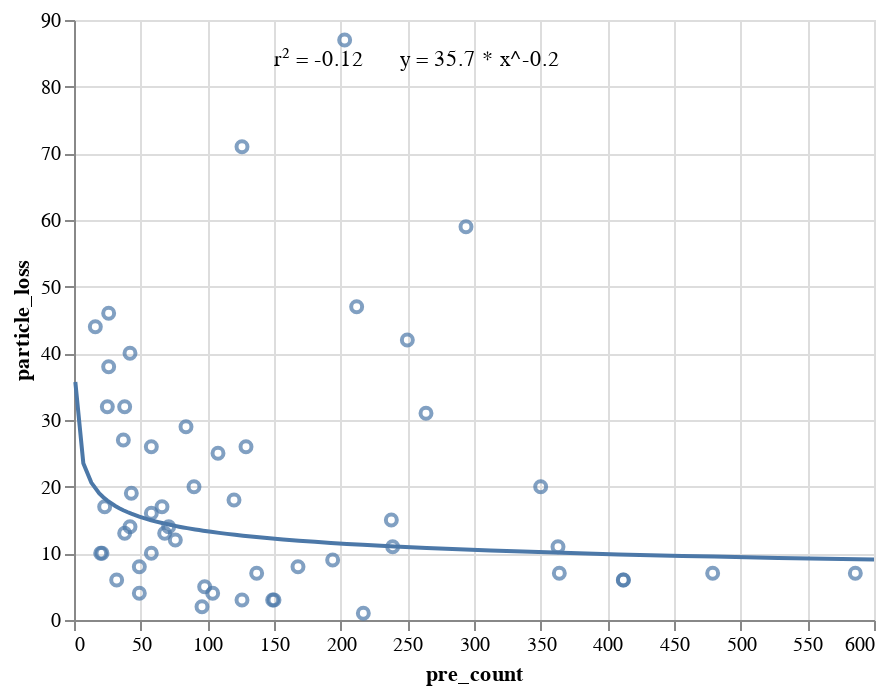

Write notebook code for a chart like this one.
### Code cell
chart = alt.Chart(semiMelted_wafers.loc[(semiMelted_wafers['mode'] == 'non_corrected') & (semiMelted_wafers['BDI'] < 64)]).mark_point().encode(
    x='pre_count',
    y='particle_loss'
)

reg = chart.transform_regression('pre_count', 'particle_loss', extent=[1, 600], method='pow').mark_line()

band = reg.mark_errorband(extent='ci').encode(
    x='pre_count',
    y='particle_loss'
)

regParams = chart.transform_regression('pre_count', 'particle_loss', method='pow', params=True).mark_text(align='left', lineBreak='\n').encode(
    x=alt.value(100),  # pixels from left
    y=alt.value(20),  # pixels from top
    text='params:N'
).transform_calculate(
    params='"r² = " + round(datum.rSquared * 100)/100 + "      y = " + round(datum.coef[0] * 10)/10 + " * x^" + round(datum.coef[1] * 10)/10'
)

chart + reg + band + regParams

### Figure 1 — Vega-Lite specification as saved in the notebook (floating-point values rounded to 4 significant figures)
{"config": {"view": {"continuousWidth": 400, "continuousHeight": 300}}, "layer": [{"mark": "point", "encoding": {"x": {"type": "quantitative", "field": "pre_count"}, "y": {"type": "quantitative", "field": "particle_loss"}}}, {"mark": "line", "encoding": {"x": {"type": "quantitative", "field": "pre_count"}, "y": {"type": "quantitative", "field": "particle_loss"}}, "transform": [{"on": "pre_count", "regression": "particle_loss", "extent": [1, 600], "method": "pow"}]}, {"mark": {"type": "errorband", "extent": "ci"}, "encoding": {"x": {"type": "quantitative", "field": "pre_count"}, "y": {"type": "quantitative", "field": "particle_loss"}}, "transform": [{"on": "pre_count", "regression": "particle_loss", "extent": [1, 600], "method": "pow"}]}, {"mark": {"type": "text", "align": "left", "lineBreak": "\n"}, "encoding": {"text": {"type": "nominal", "field": "params"}, "x": {"value": 100}, "y": {"value": 20}}, "transform": [{"on": "pre_count", "regression": "particle_loss", "method": "pow", "params": true}, {"calculate": "\"r² = \" + round(datum.rSquared * 100)/100 + \"      y = \" + round(datum.coef[0] * 10)/10 + \" * x^\" + round(datum.coef[1] * 10)/10", "as": "params"}]}], "data": {"name": "data-0cb2bb375e79141af0ddbc68b2067457"}, "$schema": "https://vega.github.io/schema/vega-lite/v4.8.1.json", "datasets": {"data-0cb2bb375e79141af0ddbc68b2067457": [{"Unnamed: 0": 10, "wafer": "w64", "polymer": "ABS", "treatment": "H2O2", "pre_count": 38.0, "post_count": 34.0, "matched_count": 26.0, "pre_background": 29.0, "post_background": 13.0, "process_time": 1.2, "pre_area_matched": 3025.0, "post_area_matched": 3507.0, "particle_loss": 32.0, "area_change": 16.0, "mode": "non_corrected", "BDI": 58.0}, {"Unnamed: 0": 13, "wafer": "w67", "polymer": "ABS", "treatment": "Pentane", "pre_count": 120.0, "post_count": 112.0, "matched_count": 98.0, "pre_background": 18.0, "post_background": 24.0, "process_time": 13.3, "pre_area_matched": 4088.0, "post_area_matched": 5397.0, "particle_loss": 18.0, "area_change": 32.0, "mode": "non_corrected", "BDI": 48.0}, {"Unnamed: 0": 14, "wafer": "w63", "polymer": "ABS", "treatment": "water", "pre_count": 58.0, "post_count": 48.0, "matched_count": 43.0, "pre_background": 15.0, "post_background": 14.0, "process_time": 2.7, "pre_area_matched": 4101.0, "post_area_matched": 3392.0, "particle_loss": 26.0, "area_change": -17.0, "mode": "non_corrected", "BDI": 30.0}, {"Unnamed: 0": 0, "wafer": "w85", "polymer": "Acrylate", "treatment": "H2O2", "pre_count": 49.0, "post_count": 52.0, "matched_count": 47.0, "pre_background": 1.0, "post_background": 1.0, "process_time": 2.3, "pre_area_matched": 5363.0, "post_area_matched": 6119.0, "particle_loss": 4.0, "area_change": 14.0, "mode": "non_corrected", "BDI": 2.0}, {"Unnamed: 0": 1, "wafer": "w84", "polymer": "Acrylate", "treatment": "KOH", "pre_count": 43.0, "post_count": 36.0, "matched_count": 35.0, "pre_background": 1.0, "post_background": 1.0, "process_time": 3.5, "pre_area_matched": 10720.0, "post_area_matched": 12940.0, "particle_loss": 19.0, "area_change": 21.0, "mode": "non_corrected", "BDI": 2.0}, {"Unnamed: 0": 2, "wafer": "w83", "polymer": "Acrylate", "treatment": "SPT", "pre_count": 104.0, "post_count": 124.0, "matched_count": 100.0, "pre_background": 2.0, "post_background": 1.0, "process_time": 3.4, "pre_area_matched": 8528.0, "post_area_matched": 7618.0, "particle_loss": 4.0, "area_change": -11.0, "mode": "non_corrected", "BDI": 4.0}, {"Unnamed: 0": 3, "wafer": "w86", "polymer": "Acrylate", "treatment": "Pentane", "pre_count": 98.0, "post_count": 114.0, "matched_count": 93.0, "pre_background": 1.0, "post_background": 0.0, "process_time": 4.3, "pre_area_matched": 8066.0, "post_area_matched": 8818.0, "particle_loss": 5.0, "area_change": 9.0, "mode": "non_corrected", "BDI": 2.0}, {"Unnamed: 0": 4, "wafer": "w82", "polymer": "Acrylate", "treatment": "water", "pre_count": 150.0, "post_count": 147.0, "matched_count": 145.0, "pre_background": 1.0, "post_background": 1.0, "process_time": 3.9, "pre_area_matched": 8118.0, "post_area_matched": 8626.0, "particle_loss": 3.0, "area_change": 6.0, "mode": "non_corrected", "BDI": 2.0}, {"Unnamed: 0": 15, "wafer": "w79", "polymer": "EVA", "treatment": "H2O2", "pre_count": 71.0, "post_count": 67.0, "matched_count": 61.0, "pre_background": 4.0, "post_background": 1.0, "process_time": 5.1, "pre_area_matched": 6908.0, "post_area_matched": 9396.0, "particle_loss": 14.0, "area_change": 36.0, "mode": "non_corrected", "BDI": 8.0}, {"Unnamed: 0": 16, "wafer": "w78", "polymer": "EVA", "treatment": "KOH", "pre_count": 76.0, "post_count": 77.0, "matched_count": 67.0, "pre_background": 4.0, "post_background": 3.0, "process_time": 5.5, "pre_area_matched": 4617.0, "post_area_matched": 4379.0, "particle_loss": 12.0, "area_change": -5.0, "mode": "non_corrected", "BDI": 8.0}, {"Unnamed: 0": 17, "wafer": "w77", "polymer": "EVA", "treatment": "SPT", "pre_count": 49.0, "post_count": 46.0, "matched_count": 45.0, "pre_background": 7.0, "post_background": 5.0, "process_time": 4.6, "pre_area_matched": 5041.0, "post_area_matched": 5637.0, "particle_loss": 8.0, "area_change": 12.0, "mode": "non_corrected", "BDI": 14.0}, {"Unnamed: 0": 18, "wafer": "w80", "polymer": "EVA", "treatment": "Pentane", "pre_count": 32.0, "post_count": 33.0, "matched_count": 30.0, "pre_background": 4.0, "post_background": 3.0, "process_time": 4.2, "pre_area_matched": 7670.0, "post_area_matched": 7272.0, "particle_loss": 6.0, "area_change": -5.0, "mode": "non_corrected", "BDI": 8.0}, {"Unnamed: 0": 19, "wafer": "w76", "polymer": "EVA", "treatment": "water", "pre_count": 58.0, "post_count": 65.0, "matched_count": 52.0, "pre_background": 6.0, "post_background": 6.0, "process_time": 11.8, "pre_area_matched": 5353.0, "post_area_matched": 5478.0, "particle_loss": 10.0, "area_change": 2.0, "mode": "non_corrected", "BDI": 12.0}, {"Unnamed: 0": 5, "wafer": "w91", "polymer": "Epoxy", "treatment": "H2O2", "pre_count": 212.0, "post_count": 142.0, "matched_count": 112.0, "pre_background": 0.0, "post_background": 0.0, "process_time": 9.0, "pre_area_matched": 2330.0, "post_area_matched": 2486.0, "particle_loss": 47.0, "area_change": 7.0, "mode": "non_corrected", "BDI": 0.0}, {"Unnamed: 0": 6, "wafer": "w90", "polymer": "Epoxy", "treatment": "KOH", "pre_count": 239.0, "post_count": 216.0, "matched_count": 212.0, "pre_background": 3.0, "post_background": 2.0, "process_time": 7.5, "pre_area_matched": 5619.0, "post_area_matched": 6029.0, "particle_loss": 11.0, "area_change": 7.0, "mode": "non_corrected", "BDI": 6.0}, {"Unnamed: 0": 7, "wafer": "w89", "polymer": "Epoxy", "treatment": "SPT", "pre_count": 68.0, "post_count": 60.0, "matched_count": 59.0, "pre_background": 3.0, "post_background": 3.0, "process_time": 0.9, "pre_area_matched": 3293.0, "post_area_matched": 3262.0, "particle_loss": 13.0, "area_change": -1.0, "mode": "non_corrected", "BDI": 6.0}, {"Unnamed: 0": 8, "wafer": "w92", "polymer": "Epoxy", "treatment": "Pentane", "pre_count": 350.0, "post_count": 301.0, "matched_count": 279.0, "pre_background": 2.0, "post_background": 0.0, "process_time": 10.4, "pre_area_matched": 2158.0, "post_area_matched": 1960.0, "particle_loss": 20.0, "area_change": -9.0, "mode": "non_corrected", "BDI": 4.0}, {"Unnamed: 0": 9, "wafer": "w88", "polymer": "Epoxy", "treatment": "water", "pre_count": 84.0, "post_count": 62.0, "matched_count": 60.0, "pre_background": 5.0, "post_background": 4.0, "process_time": 0.9, "pre_area_matched": 3636.0, "post_area_matched": 3072.0, "particle_loss": 29.0, "area_change": -16.0, "mode": "non_corrected", "BDI": 10.0}, {"Unnamed: 0": 21, "wafer": "w13", "polymer": "LDPE", "treatment": "H2O2", "pre_count": 264.0, "post_count": 219.0, "matched_count": 182.0, "pre_background": 4.0, "post_background": 8.0, "process_time": 11.6, "pre_area_matched": 3777.0, "post_area_matched": 3565.0, "particle_loss": 31.0, "area_change": -6.0, "mode": "non_corrected", "BDI": 16.0}, {"Unnamed: 0": 22, "wafer": "w02b", "polymer": "LDPE", "treatment": "KOH", "pre_count": 168.0, "post_count": 171.0, "matched_count": 155.0, "pre_background": 8.0, "post_background": 7.0, "process_time": 16.5, "pre_area_matched": 5645.0, "post_area_matched": 5184.0, "particle_loss": 8.0, "area_change": -8.0, "mode": "non_corrected", "BDI": 16.0}, {"Unnamed: 0": 23, "wafer": "w04", "polymer": "LDPE", "treatment": "SPT", "pre_count": 149.0, "post_count": 153.0, "matched_count": 144.0, "pre_background": 10.0, "post_background": 10.0, "process_time": 16.8, "pre_area_matched": 5760.0, "post_area_matched": 5716.0, "particle_loss": 3.0, "area_change": -1.0, "mode": "non_corrected", "BDI": 20.0}, {"Unnamed: 0": 25, "wafer": "w18", "polymer": "LDPE", "treatment": "Pentane", "pre_count": 412.0, "post_count": 419.0, "matched_count": 386.0, "pre_background": 3.0, "post_background": 3.0, "process_time": 45.8, "pre_area_matched": 5224.0, "post_area_matched": 5151.0, "particle_loss": 6.0, "area_change": -1.0, "mode": "non_corrected", "BDI": 6.0}, {"Unnamed: 0": 26, "wafer": "w02a", "polymer": "LDPE", "treatment": "water", "pre_count": 137.0, "post_count": 137.0, "matched_count": 127.0, "pre_background": 8.0, "post_background": 14.0, "process_time": 13.8, "pre_area_matched": 5455.0, "post_area_matched": 6193.0, "particle_loss": 7.0, "area_change": 14.0, "mode": "non_corrected", "BDI": 28.0}, {"Unnamed: 0": 27, "wafer": "w24", "polymer": "PA6", "treatment": "H2O2", "pre_count": 194.0, "post_count": 243.0, "matched_count": 177.0, "pre_background": 0.0, "post_background": 1.0, "process_time": 4.1, "pre_area_matched": 4709.0, "post_area_matched": 6128.0, "particle_loss": 9.0, "area_change": 30.0, "mode": "non_corrected", "BDI": 2.0}, {"Unnamed: 0": 28, "wafer": "w20", "polymer": "PA6", "treatment": "HCl", "pre_count": 203.0, "post_count": 40.0, "matched_count": 26.0, "pre_background": 6.0, "post_background": 14.0, "process_time": 7.0, "pre_area_matched": 3831.0, "post_area_matched": 605.0, "particle_loss": 87.0, "area_change": -84.0, "mode": "non_corrected", "BDI": 28.0}, {"Unnamed: 0": 29, "wafer": "w19", "polymer": "PA6", "treatment": "KOH", "pre_count": 126.0, "post_count": 186.0, "matched_count": 122.0, "pre_background": 0.0, "post_background": 0.0, "process_time": 3.9, "pre_area_matched": 8368.0, "post_area_matched": 9203.0, "particle_loss": 3.0, "area_change": 10.0, "mode": "non_corrected", "BDI": 0.0}, {"Unnamed: 0": 31, "wafer": "w25", "polymer": "PA6", "treatment": "SPT", "pre_count": 96.0, "post_count": 101.0, "matched_count": 94.0, "pre_background": 0.0, "post_background": 1.0, "process_time": 3.1, "pre_area_matched": 6920.0, "post_area_matched": 7943.0, "particle_loss": 2.0, "area_change": 15.0, "mode": "non_corrected", "BDI": 2.0}, {"Unnamed: 0": 32, "wafer": "w23", "polymer": "PA6", "treatment": "Pentane", "pre_count": 364.0, "post_count": 386.0, "matched_count": 339.0, "pre_background": 1.0, "post_background": 1.0, "process_time": 32.3, "pre_area_matched": 5997.0, "post_area_matched": 5998.0, "particle_loss": 7.0, "area_change": 0.0, "mode": "non_corrected", "BDI": 2.0}, {"Unnamed: 0": 33, "wafer": "w22", "polymer": "PA6", "treatment": "water", "pre_count": 479.0, "post_count": 470.0, "matched_count": 445.0, "pre_background": 1.0, "post_background": 1.0, "process_time": 41.3, "pre_area_matched": 9737.0, "post_area_matched": 9846.0, "particle_loss": 7.0, "area_change": 1.0, "mode": "non_corrected", "BDI": 2.0}, {"Unnamed: 0": 34, "wafer": "w52", "polymer": "PC", "treatment": "H2O2", "pre_count": 26.0, "post_count": 24.0, "matched_count": 14.0, "pre_background": 4.0, "post_background": 1.0, "process_time": 0.6, "pre_area_matched": 3364.0, "post_area_matched": 11200.0, "particle_loss": 46.0, "area_change": 233.0, "mode": "non_corrected", "BDI": 8.0}, {"Unnamed: 0": 35, "wafer": "w54", "polymer": "PC", "treatment": "KOH", "pre_count": 21.0, "post_count": 27.0, "matched_count": 19.0, "pre_background": 2.0, "post_background": 3.0, "process_time": 0.6, "pre_area_matched": 2383.0, "post_area_matched": 3055.0, "particle_loss": 10.0, "area_change": 28.0, "mode": "non_corrected", "BDI": 6.0}, {"Unnamed: 0": 36, "wafer": "w53", "polymer": "PC", "treatment": "SPT", "pre_count": 25.0, "post_count": 30.0, "matched_count": 17.0, "pre_background": 3.0, "post_background": 3.0, "process_time": 0.6, "pre_area_matched": 7734.0, "post_area_matched": 7603.0, "particle_loss": 32.0, "area_change": -2.0, "mode": "non_corrected", "BDI": 6.0}, {"Unnamed: 0": 37, "wafer": "w55", "polymer": "PC", "treatment": "Pentane", "pre_count": 90.0, "post_count": 81.0, "matched_count": 72.0, "pre_background": 24.0, "post_background": 9.0, "process_time": 7.0, "pre_area_matched": 4725.0, "post_area_matched": 3537.0, "particle_loss": 20.0, "area_change": -25.0, "mode": "non_corrected", "BDI": 48.0}, {"Unnamed: 0": 38, "wafer": "w51", "polymer": "PC", "treatment": "water", "pre_count": 129.0, "post_count": 120.0, "matched_count": 95.0, "pre_background": 1.0, "post_background": 2.0, "process_time": 5.9, "pre_area_matched": 2605.0, "post_area_matched": 2479.0, "particle_loss": 26.0, "area_change": -5.0, "mode": "non_corrected", "BDI": 4.0}, {"Unnamed: 0": 40, "wafer": "w17", "polymer": "PET", "treatment": "H2O2", "pre_count": 238.0, "post_count": 230.0, "matched_count": 203.0, "pre_background": 4.0, "post_background": 7.0, "process_time": 19.0, "pre_area_matched": 8280.0, "post_area_matched": 6975.0, "particle_loss": 15.0, "area_change": -16.0, "mode": "non_corrected", "BDI": 14.0}, {"Unnamed: 0": 42, "wafer": "w05", "polymer": "PET", "treatment": "KOH", "pre_count": 250.0, "post_count": 215.0, "matched_count": 146.0, "pre_background": 5.0, "post_background": 5.0, "process_time": 11.2, "pre_area_matched": 6382.0, "post_area_matched": 7516.0, "particle_loss": 42.0, "area_change": 18.0, "mode": "non_corrected", "BDI": 10.0}, {"Unnamed: 0": 43, "wafer": "w16", "polymer": "PET", "treatment": "SPT", "pre_count": 217.0, "post_count": 259.0, "matched_count": 214.0, "pre_background": 4.0, "post_background": 7.0, "process_time": 8.6, "pre_area_matched": 8142.0, "post_area_matched": 8978.0, "particle_loss": 1.0, "area_change": 10.0, "mode": "non_corrected", "BDI": 14.0}, {"Unnamed: 0": 44, "wafer": "w15", "polymer": "PET", "treatment": "Pentane", "pre_count": 412.0, "post_count": 413.0, "matched_count": 389.0, "pre_background": 4.0, "post_background": 4.0, "process_time": 29.7, "pre_area_matched": 9390.0, "post_area_matched": 9367.0, "particle_loss": 6.0, "area_change": -0.0, "mode": "non_corrected", "BDI": 8.0}, {"Unnamed: 0": 45, "wafer": "w11", "polymer": "PET", "treatment": "water", "pre_count": 363.0, "post_count": 403.0, "matched_count": 324.0, "pre_background": 4.0, "post_background": 7.0, "process_time": 14.7, "pre_area_matched": 2944.0, "post_area_matched": 3195.0, "particle_loss": 11.0, "area_change": 9.0, "mode": "non_corrected", "BDI": 14.0}, {"Unnamed: 0": 52, "wafer": "w47", "polymer": "PP", "treatment": "H2O2", "pre_count": 42.0, "post_count": 39.0, "matched_count": 25.0, "pre_background": 4.0, "post_background": 3.0, "process_time": 1.1, "pre_area_matched": 2461.0, "post_area_matched": 3579.0, "particle_loss": 40.0, "area_change": 45.0, "mode": "non_corrected", "BDI": 8.0}, {"Unnamed: 0": 53, "wafer": "w45", "polymer": "PP", "treatment": "KOH", "pre_count": 294.0, "post_count": 138.0, "matched_count": 121.0, "pre_background": 16.0, "post_background": 4.0, "process_time": 5.5, "pre_area_matched": 6609.0, "post_area_matched": 2429.0, "particle_loss": 59.0, "area_change": -63.0, "mode": "non_corrected", "BDI": 32.0}, {"Unnamed: 0": 55, "wafer": "w48", "polymer": "PP", "treatment": "SPT", "pre_count": 37.0, "post_count": 29.0, "matched_count": 27.0, "pre_background": 6.0, "post_background": 6.0, "process_time": 1.4, "pre_area_matched": 5111.0, "post_area_matched": 5678.0, "particle_loss": 27.0, "area_change": 11.0, "mode": "non_corrected", "BDI": 12.0}, {"Unnamed: 0": 56, "wafer": "w50", "polymer": "PP", "treatment": "Pentane", "pre_count": 66.0, "post_count": 65.0, "matched_count": 55.0, "pre_background": 9.0, "post_background": 7.0, "process_time": 2.9, "pre_area_matched": 3687.0, "post_area_matched": 4347.0, "particle_loss": 17.0, "area_change": 18.0, "mode": "non_corrected", "BDI": 18.0}, {"Unnamed: 0": 57, "wafer": "w46", "polymer": "PP", "treatment": "water", "pre_count": 58.0, "post_count": 54.0, "matched_count": 49.0, "pre_background": 7.0, "post_background": 7.0, "process_time": 3.0, "pre_area_matched": 5062.0, "post_area_matched": 5042.0, "particle_loss": 16.0, "area_change": -0.0, "mode": "non_corrected", "BDI": 14.0}, {"Unnamed: 0": 59, "wafer": "w97", "polymer": "PS", "treatment": "H2O2", "pre_count": 586.0, "post_count": 866.0, "matched_count": 545.0, "pre_background": 11.0, "post_background": 8.0, "process_time": 34.9, "pre_area_matched": 1571.0, "post_area_matched": 1836.0, "particle_loss": 7.0, "area_change": 17.0, "mode": "non_corrected", "BDI": 22.0}, {"Unnamed: 0": 60, "wafer": "w34", "polymer": "PS", "treatment": "KOH", "pre_count": 16.0, "post_count": 20.0, "matched_count": 9.0, "pre_background": 10.0, "post_background": 5.0, "process_time": 0.7, "pre_area_matched": 3515.0, "post_area_matched": 7752.0, "particle_loss": 44.0, "area_change": 121.0, "mode": "non_corrected", "BDI": 20.0}, {"Unnamed: 0": 65, "wafer": "w96", "polymer": "PS", "treatment": "Pentane", "pre_count": 126.0, "post_count": 38.0, "matched_count": 36.0, "pre_background": 13.0, "post_background": 6.0, "process_time": 0.9, "pre_area_matched": 4819.0, "post_area_matched": 1726.0, "particle_loss": 71.0, "area_change": -64.0, "mode": "non_corrected", "BDI": 26.0}, {"Unnamed: 0": 73, "wafer": "w94", "polymer": "PVC", "treatment": "water", "pre_count": 26.0, "post_count": 21.0, "matched_count": 16.0, "pre_background": 0.0, "post_background": 0.0, "process_time": 0.6, "pre_area_matched": 3736.0, "post_area_matched": 4251.0, "particle_loss": 38.0, "area_change": 14.0, "mode": "non_corrected", "BDI": 0.0}, {"Unnamed: 0": 74, "wafer": "w58", "polymer": "TPU", "treatment": "H2O2", "pre_count": 20.0, "post_count": 36.0, "matched_count": 18.0, "pre_background": 5.0, "post_background": 3.0, "process_time": 1.1, "pre_area_matched": 9055.0, "post_area_matched": 15500.0, "particle_loss": 10.0, "area_change": 71.0, "mode": "non_corrected", "BDI": 10.0}, {"Unnamed: 0": 75, "wafer": "w59", "polymer": "TPU", "treatment": "KOH", "pre_count": 23.0, "post_count": 37.0, "matched_count": 19.0, "pre_background": 6.0, "post_background": 7.0, "process_time": 1.0, "pre_area_matched": 11890.0, "post_area_matched": 15330.0, "particle_loss": 17.0, "area_change": 29.0, "mode": "non_corrected", "BDI": 14.0}, {"Unnamed: 0": 76, "wafer": "w60", "polymer": "TPU", "treatment": "SPT", "pre_count": 38.0, "post_count": 41.0, "matched_count": 33.0, "pre_background": 2.0, "post_background": 2.0, "process_time": 2.7, "pre_area_matched": 10520.0, "post_area_matched": 9937.0, "particle_loss": 13.0, "area_change": -6.0, "mode": "non_corrected", "BDI": 4.0}, {"Unnamed: 0": 77, "wafer": "w61", "polymer": "TPU", "treatment": "Pentane", "pre_count": 108.0, "post_count": 89.0, "matched_count": 81.0, "pre_background": 4.0, "post_background": 3.0, "process_time": 5.6, "pre_area_matched": 9725.0, "post_area_matched": 9176.0, "particle_loss": 25.0, "area_change": -6.0, "mode": "non_corrected", "BDI": 8.0}, {"Unnamed: 0": 78, "wafer": "w57", "polymer": "TPU", "treatment": "water", "pre_count": 42.0, "post_count": 38.0, "matched_count": 36.0, "pre_background": 5.0, "post_background": 4.0, "process_time": 2.1, "pre_area_matched": 10280.0, "post_area_matched": 9881.0, "particle_loss": 14.0, "area_change": -4.0, "mode": "non_corrected", "BDI": 10.0}]}}
